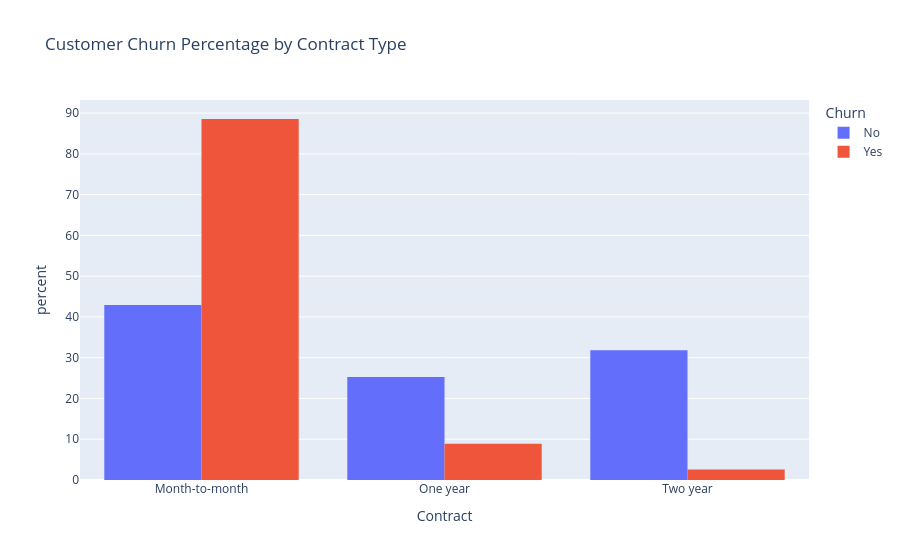

The cell this chart's notebook holds for it:
### Code cell
fig = px.histogram(
    df,
    x='Contract',
    color='Churn',
    barmode='group',
    histnorm='percent',
    title='Customer Churn Percentage by Contract Type'
)

fig.show()

### Figure 1 — Plotly figure (JSON) as saved in the notebook; plotly's stock layout.template omitted (floating-point values rounded to 4 significant figures; data arrays with more than 128 entries replaced by an {"elided": "..."} marker saying what was removed)
{"data": [{"alignmentgroup": "True", "bingroup": "x", "histnorm": "percent", "hovertemplate": "Churn=No<br>Contract=%{x}<br>percent=%{y}<extra></extra>", "legendgroup": "No", "marker": {"color": "#636efa", "pattern": {"shape": ""}}, "name": "No", "offsetgroup": "No", "orientation": "v", "showlegend": true, "type": "histogram", "x": {"elided": "5174 str values"}, "xaxis": "x", "yaxis": "y"}, {"alignmentgroup": "True", "bingroup": "x", "histnorm": "percent", "hovertemplate": "Churn=Yes<br>Contract=%{x}<br>percent=%{y}<extra></extra>", "legendgroup": "Yes", "marker": {"color": "#EF553B", "pattern": {"shape": ""}}, "name": "Yes", "offsetgroup": "Yes", "orientation": "v", "showlegend": true, "type": "histogram", "x": {"elided": "1869 str values"}, "xaxis": "x", "yaxis": "y"}], "layout": {"barmode": "group", "legend": {"title": {"text": "Churn"}, "tracegroupgap": 0}, "title": {"text": "Customer Churn Percentage by Contract Type"}, "xaxis": {"anchor": "y", "domain": [0, 1], "title": {"text": "Contract"}}, "yaxis": {"anchor": "x", "domain": [0, 1], "title": {"text": "percent"}}}}
